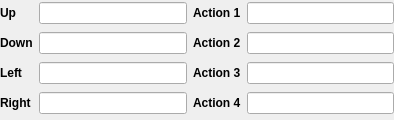
<?xml version="1.0" encoding="UTF-8"?>
<ui version="4.0">
 <class>UIPadSettings</class>
 <widget class="QWidget" name="UIPadSettings">
  <property name="geometry">
   <rect>
    <x>0</x>
    <y>0</y>
    <width>394</width>
    <height>120</height>
   </rect>
  </property>
  <property name="focusPolicy">
   <enum>Qt::StrongFocus</enum>
  </property>
  <layout class="QGridLayout" name="gridLayout">
   <property name="margin">
    <number>0</number>
   </property>
   <item row="0" column="0">
    <widget class="QLabel" name="lUp">
     <property name="font">
      <font>
       <weight>75</weight>
       <bold>true</bold>
      </font>
     </property>
     <property name="text">
      <string>Up</string>
     </property>
    </widget>
   </item>
   <item row="0" column="1">
    <widget class="QLineEdit" name="leUp">
     <property name="focusPolicy">
      <enum>Qt::NoFocus</enum>
     </property>
     <property name="readOnly">
      <bool>true</bool>
     </property>
    </widget>
   </item>
   <item row="0" column="2">
    <widget class="QLabel" name="lAction1">
     <property name="font">
      <font>
       <weight>75</weight>
       <bold>true</bold>
      </font>
     </property>
     <property name="text">
      <string>Action 1</string>
     </property>
    </widget>
   </item>
   <item row="0" column="3">
    <widget class="QLineEdit" name="leAction1">
     <property name="focusPolicy">
      <enum>Qt::NoFocus</enum>
     </property>
     <property name="readOnly">
      <bool>true</bool>
     </property>
    </widget>
   </item>
   <item row="1" column="0">
    <widget class="QLabel" name="lDown">
     <property name="font">
      <font>
       <weight>75</weight>
       <bold>true</bold>
      </font>
     </property>
     <property name="text">
      <string>Down</string>
     </property>
    </widget>
   </item>
   <item row="1" column="1">
    <widget class="QLineEdit" name="leDown">
     <property name="focusPolicy">
      <enum>Qt::NoFocus</enum>
     </property>
     <property name="readOnly">
      <bool>true</bool>
     </property>
    </widget>
   </item>
   <item row="1" column="2">
    <widget class="QLabel" name="lAction2">
     <property name="font">
      <font>
       <weight>75</weight>
       <bold>true</bold>
      </font>
     </property>
     <property name="text">
      <string>Action 2</string>
     </property>
    </widget>
   </item>
   <item row="1" column="3">
    <widget class="QLineEdit" name="leAction2">
     <property name="focusPolicy">
      <enum>Qt::NoFocus</enum>
     </property>
     <property name="readOnly">
      <bool>true</bool>
     </property>
    </widget>
   </item>
   <item row="2" column="0">
    <widget class="QLabel" name="lLeft">
     <property name="font">
      <font>
       <weight>75</weight>
       <bold>true</bold>
      </font>
     </property>
     <property name="text">
      <string>Left</string>
     </property>
    </widget>
   </item>
   <item row="2" column="1">
    <widget class="QLineEdit" name="leLeft">
     <property name="focusPolicy">
      <enum>Qt::NoFocus</enum>
     </property>
     <property name="readOnly">
      <bool>true</bool>
     </property>
    </widget>
   </item>
   <item row="2" column="2">
    <widget class="QLabel" name="lAction3">
     <property name="font">
      <font>
       <weight>75</weight>
       <bold>true</bold>
      </font>
     </property>
     <property name="text">
      <string>Action 3</string>
     </property>
    </widget>
   </item>
   <item row="2" column="3">
    <widget class="QLineEdit" name="leAction3">
     <property name="focusPolicy">
      <enum>Qt::NoFocus</enum>
     </property>
     <property name="readOnly">
      <bool>true</bool>
     </property>
    </widget>
   </item>
   <item row="3" column="0">
    <widget class="QLabel" name="lRight">
     <property name="font">
      <font>
       <weight>75</weight>
       <bold>true</bold>
      </font>
     </property>
     <property name="text">
      <string>Right</string>
     </property>
    </widget>
   </item>
   <item row="3" column="1">
    <widget class="QLineEdit" name="leRight">
     <property name="focusPolicy">
      <enum>Qt::NoFocus</enum>
     </property>
     <property name="readOnly">
      <bool>true</bool>
     </property>
    </widget>
   </item>
   <item row="3" column="2">
    <widget class="QLabel" name="lAction4">
     <property name="font">
      <font>
       <weight>75</weight>
       <bold>true</bold>
      </font>
     </property>
     <property name="text">
      <string>Action 4</string>
     </property>
    </widget>
   </item>
   <item row="3" column="3">
    <widget class="QLineEdit" name="leAction4">
     <property name="focusPolicy">
      <enum>Qt::NoFocus</enum>
     </property>
     <property name="readOnly">
      <bool>true</bool>
     </property>
    </widget>
   </item>
  </layout>
 </widget>
 <resources/>
 <connections/>
</ui>
